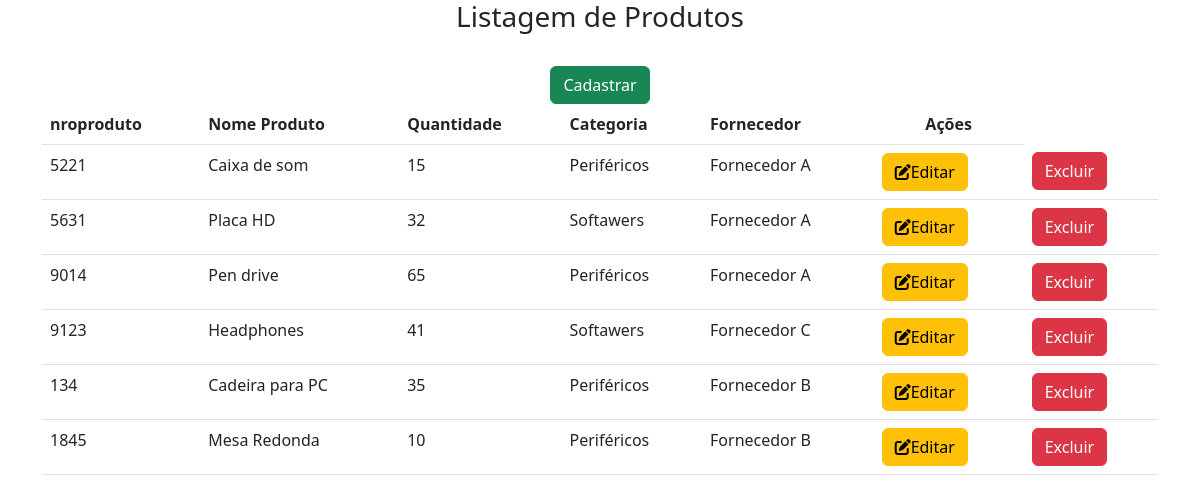
The app's page /listar-produtos.php with its own data.
### tables this page shows
CREATE TABLE IF NOT EXISTS `estoque` (
  `id_estoque` int(11) NOT NULL AUTO_INCREMENT,
  `nroproduto` int(11) NOT NULL,
  `nomeproduto` varchar(200) NOT NULL,
  `categoria` varchar(200) NOT NULL,
  `quantidade` int(11) NOT NULL,
  `fornecedor` varchar(200) NOT NULL,
  PRIMARY KEY (`id_estoque`)
);

### listar-produtos.php (the view, shortened to what this page needs)
<!DOCTYPE html>
<html>
<head>
	<link href="https://cdn.jsdelivr.net/npm/bootstrap@5.2.3/dist/css/bootstrap.min.css" rel="stylesheet">
</head>
<body>
	<div class="container">
		<h3 class="text-center">Listagem de Produtos</h3>
<br>
<div class="text-center">
  <a  href="index.php"><button type="button" class="btn btn-success">Cadastrar</button>
</a>
</div>
		<table class="table">
  <thead>
    <tr>
      <th scope="col">nroproduto</th>
      <th scope="col">Nome Produto</th>
      <th scope="col">Quantidade</th>
      <th scope="col">Categoria</th>
     <th scope="col">Fornecedor</th>
     <th scope="col" class="text-center">Ações</th>
    </tr>
  </thead>
  <tbody>
    <tr>
      <?php
      include "conexao.php";
      $sql = "SELECT * FROM estoque";
      $busca = mysqli_query($conexao, $sql);
      while($array = mysqli_fetch_array($busca)){
       $nroproduto = $array['nroproduto'];
       $nomeproduto = $array['nomeproduto'];
       $quantidade = $array['quantidade'];
       $categoria = $array['categoria'];
       $fornecedor = $array['fornecedor'];
      ?>
    <td><?php echo $nroproduto?></td>
    <td><?php echo $nomeproduto?></td>
    <td><?php echo $quantidade?></td>
    <td><?php echo $categoria?></td>
    <td><?php echo $fornecedor?></td>
    <td><a href="editar_produto.php?id=<?php echo $array['id_estoque']?>"><button type="button" class="btn btn-warning"><i class="fa-solid fa-pen-to-square"></i>Editar</button></a></td>
     <td><a href="excluir_produto.php?id=<?php echo $array['id_estoque']?>"><button type="button" class="btn btn-danger">Excluir</button></a></td>
    </tr>
    <?php }?>
  </tbody>
</table>
	</div>
</body>
</html>

### records on screen
estoque: nroproduto "5221", nomeproduto "Caixa de som", quantidade "15", categoria "Periféricos", fornecedor "Fornecedor A"
estoque: nroproduto "5631", nomeproduto "Placa HD", quantidade "32", categoria "Softawers", fornecedor "Fornecedor A"
estoque: nroproduto "9014", nomeproduto "Pen drive", quantidade "65", categoria "Periféricos", fornecedor "Fornecedor A"
estoque: nroproduto "9123", nomeproduto "Headphones", quantidade "41", categoria "Softawers", fornecedor "Fornecedor C"
estoque: nroproduto "134", nomeproduto "Cadeira para PC", quantidade "35", categoria "Periféricos", fornecedor "Fornecedor B"
estoque: nroproduto "1845", nomeproduto "Mesa Redonda", quantidade "10", categoria "Periféricos", fornecedor "Fornecedor B"
